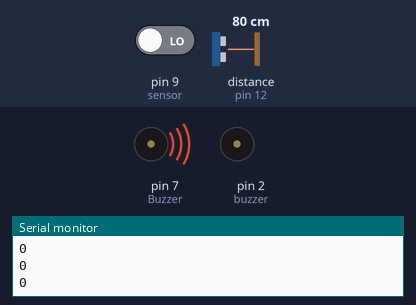
The sketch below on a simulated Arduino Uno, built for the host (arithmetic inside an expression is 32-bit, double 64-bit). Shown: buzzer (waves = sounding, pin HIGH), the last lines printed to the serial monitor. Wiring (inferred from the names in the program): ultrasonic range finder: trigger pin 13; echo pin 12. The test bench sets the inputs (shaded band); at power-on: pin 9 (sensor) LOW, distance to the obstacle (sensor on pin 12) 80 cm. The echo pulse lasts 58.3 µs per cm; pins used as bus, display or sensor lines are not drawn.

Above: at 1.5 s.
1.6 s: pin 9 (sensor) driven HIGH
At 2.8 s:
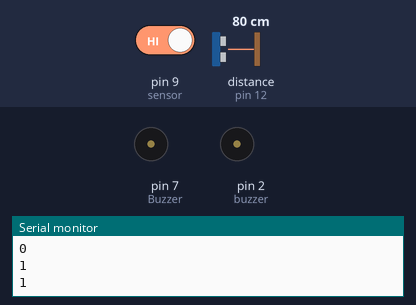
3.3 s: distance to the obstacle (sensor on pin 12) set to 32 cm
5.4 s: distance to the obstacle (sensor on pin 12) set to 27 cm
At 6.7 s:
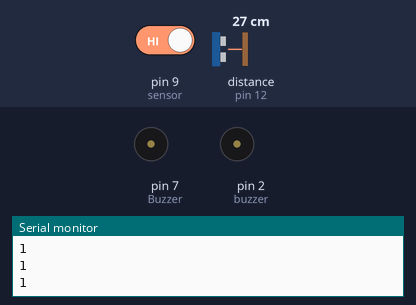
8.7 s: distance to the obstacle (sensor on pin 12) set to 35 cm
At 9.4 s:
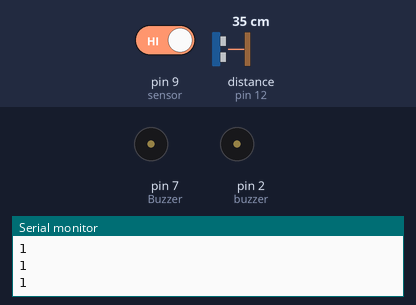
10.2 s: pin 9 (sensor) driven LOW
At 11.0 s:
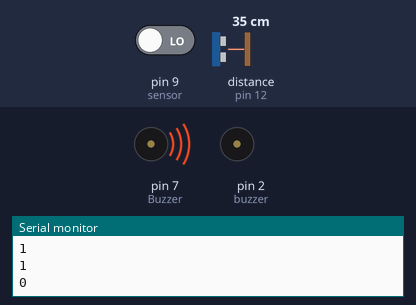
Timing chart, 0 to 13.0 s (numbered marks = the images above; inputs shaded):
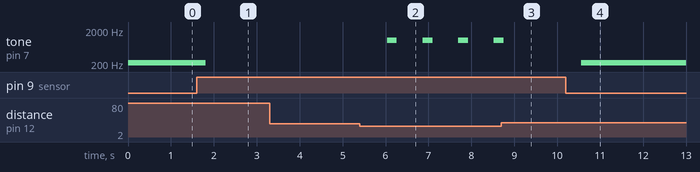

Measured:
- the behaviour switches between 31 and 30 cm on distance to the obstacle (sensor on pin 12) (found by bisection; images 1 and 2)
- after the input at 1.6 s, tone on pin 7 (Buzzer): 220 Hz → silent after 0.22 s
- after the input at 5.4 s, tone on pin 7 (Buzzer): alternates 1000 Hz for 0.23 s and silent for 0.60 s, starting after 0.64 s
- after the input at 8.7 s, tone on pin 7 (Buzzer): goes on until 8.8 s, then stays silent
- after the input at 10.2 s, tone on pin 7 (Buzzer): silent → 220 Hz after 0.36 s

The sketch:

LineTracer_Obstracle_Detection.ino
```cpp
int sensor = 9;        // 라인트레이서 센서을 9번 핀에 연결
int Buzzer = 7;        // Buzzer를 7번 핀에 연결
int distance =0;
int buzzer = 2;
int echoPin = 12;
int trigPin = 13;

void setup(){
  Serial.begin(9600);
  pinMode(Buzzer, OUTPUT);  // Buzzer는 '출력'
  pinMode(sensor, INPUT);   // 라인트레이서 센서는 '입력'
  pinMode(buzzer, OUTPUT);
  pinMode(trigPin, OUTPUT);
  pinMode(echoPin, INPUT);
}
void loop(){
    int val = digitalRead(sensor);  // 센서 값을 읽어와서
    Serial.println(val);
    if (val == HIGH){       // 검정색 주행선 위에 있으면
       noTone(7);           // Buzzer에서 소리가 나지 않는다
       delay(100);
    } else{                 // 검정색 주행선을 벗어나면
       tone(7,220);         // Buzzer에서 소리가 난다
       delay(100);
    }

    float duration,distance;

    digitalWrite(trigPin, LOW);
    delayMicroseconds(2);
    digitalWrite(trigPin, HIGH);
    delayMicroseconds(10);
    digitalWrite(trigPin, LOW);

    duration = pulseIn(echoPin, HIGH);
    distance = ((float)(340*duration)/10000)/2;

    delay(500);

    if (distance < 30) {
        tone(Buzzer,1000,500);
        delay(200);
        noTone[Buzzer];
        digitalWrite(Buzzer,LOW);
        delay(distance);
    }
}
```
